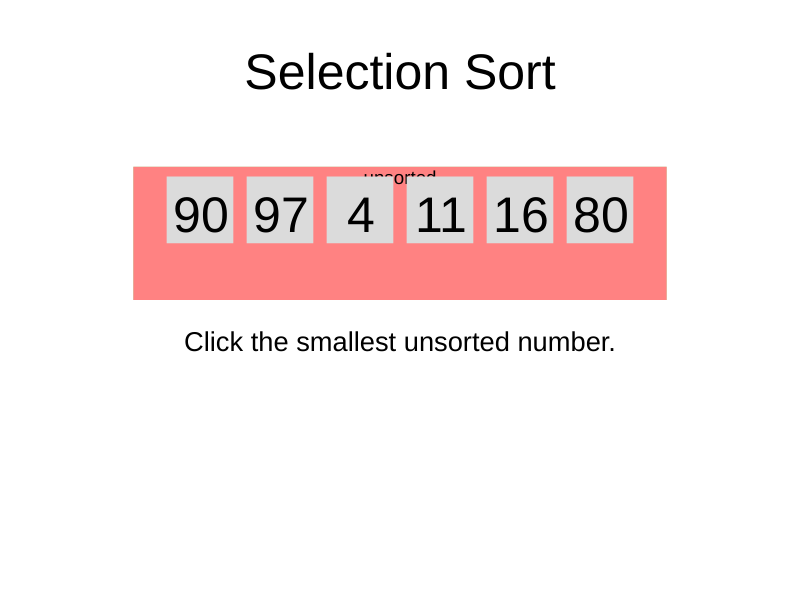
Frame 1 (no input)
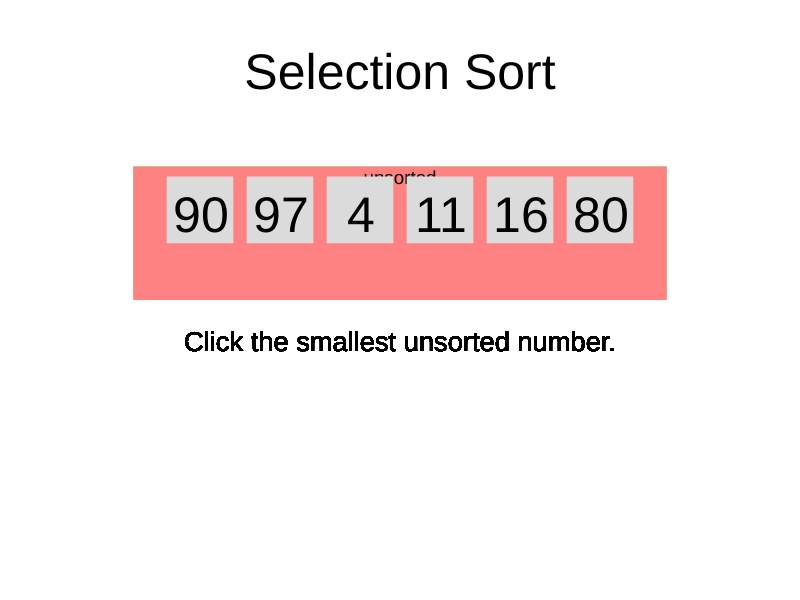
Frame 60 (no input)
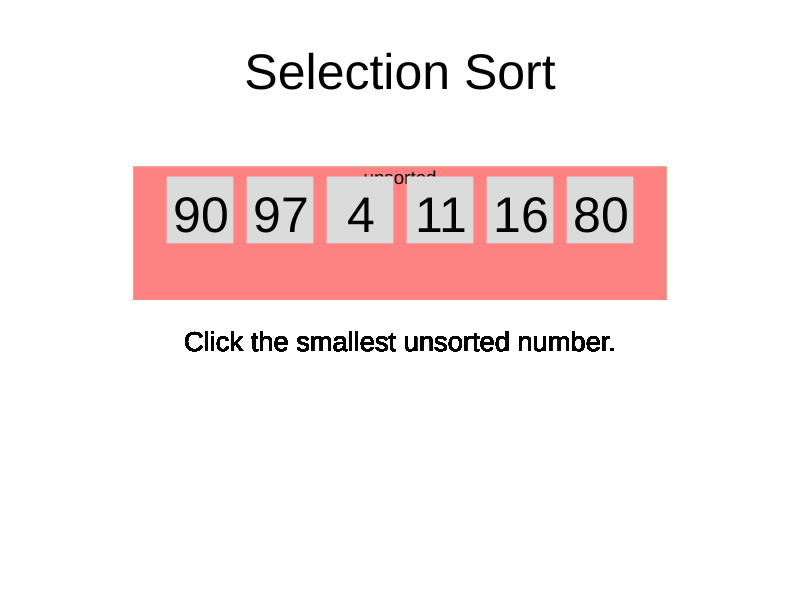
Frame 120 (the mouse pressed at the canvas centre since frame 60)

The p5.js sketch that drew these frames (run headless with seeded random() and noise() and a simulated clock; from frame 60 on, the mouse is pressed at the canvas centre):

// p5.js sketch
// ── sketch.js
function setup() {
  // put setup code here
  background(255, 255, 255);
  createCanvas(displayWidth, displayHeight);
  var i;
  for (i = 0; i < 6; i++) {
     var n = Math.floor(Math.random() * 100);
     console.log("generated number: " + n);
     while (nums.includes(n)) {
      console.log("already has " + n);
      n = Math.floor(Math.random() * 100)
      console.log("new number: " + n);
     }
     nums.push(n);
  }
  centerX = displayWidth/2;
  centerY = displayHeight/2;
  side = centerX/6;
  nextMinimum = findMinimumIndex(0); 
  console.log(nextMinimum);
  swap1 = 0;
  swap = true;
  spacingFactor = side/5;
  userSelected = -1; 
  swap = false;
  // s0 = true;
  // s1 = true;
  // s2 = true
  // s3 = true;
  // s4 = true;
  // s5 = true;
  numSorted = 0;
  sqClicked = 0;
  textFont('Helvetica');
  done = false;
  fill(0, 0, 0);
  textSize(centerY/6);
  textAlign(CENTER, BOTTOM);
  text('Selection Sort', centerX, centerY/3);
}

function preload() {
  
}

var numSorted;
var nextMinimum; 
var nums = [];
var done; 
var swap; //true if reading to swap nums
var swap1; //first number in unsorted list
var swap2; //smallest number in unsorted list
var userSelected;
var centerX;
var centerY;
var side;
var spacingFactor;
var sqClicked;
var s0;
var s1;
var s2;
var s3;
var s4;
var s5;

var r_s;
var r_g;
var r_b;

function draw() {

  //the sorted vs unsorted square shit 
  noStroke();

  //green rectangle 
  fill(160, 250, 170);
  rect(centerX-side*4, centerY - side*2, side*8, side*2);

  textAlign(CENTER, BOTTOM);
  fill(0, 0, 0);
  textSize(centerY/16);
  if (numSorted == 1) {
    text('sorted', (centerX-side*4) + ((centerX-side*2.5+spacingFactor*0.5) - (centerX-side*4))/2, centerY - side*1.68);
  }
  else if (numSorted == 2) {
    text('sorted', (centerX-side*4) + ((centerX-side*1.5+spacingFactor*1.5) - (centerX-side*4))/2, centerY - side*1.68);
  }
  else if (numSorted == 3) {
    text('sorted', (centerX-side*4) + ((centerX-side*0.5+spacingFactor*2.5) - (centerX-side*4))/2, centerY - side*1.68);
  }
  else if (numSorted == 4) {
    text('sorted', (centerX-side*4) + ((centerX+side*0.5+spacingFactor*3.5) - (centerX-side*4))/2, centerY - side*1.68);
  }
  else if (numSorted == 5) {
    text('sorted', centerX, centerY - side*1.68);
  }
  //text('sorted', centerX-side*3.6, centerY - side*1.68);

  //red rectangle
  fill(255, 130, 130);
  if (numSorted == 0) {
    rect(centerX-side*4, centerY - side*2, side*8, side*2);
  }
  else if (numSorted == 1) {
    rect(centerX-side*2.5+spacingFactor*0.5, centerY - side*2, side*6.5-spacingFactor*0.5, side*2);
  }
  else if (numSorted == 2) {
    rect(centerX-side*1.5+spacingFactor*1.5, centerY - side*2, side*5.5-spacingFactor*1.5, side*2);
  }
  else if (numSorted == 3) {
    rect(centerX-side*0.5+spacingFactor*2.5, centerY - side*2, side*4.5-spacingFactor*2.5, side*2);
  }
  else if (numSorted == 4) {
    rect(centerX+side*0.5+spacingFactor*3.5, centerY - side*2, side*3.5-spacingFactor*3.5, side*2);
  }
  // else if (numSorted == 5) {
  //   rect(centerX+side*1.5+spacingFactor*4.5, centerY - side*2, side*2.5-spacingFactor*4.5, side*2);
  // }

  fill(0, 0, 0);
  textSize(centerY/16);
  textAlign(CENTER, BOTTOM);
  if (!done) {
    if (numSorted == 0) {
      text('unsorted', centerX, centerY - side*1.68);
    }
    else if (numSorted == 1) {
      text('unsorted', (centerX-side*2.5+spacingFactor*0.5) + (side*6.5-spacingFactor*0.5)/2, centerY - side*1.68);
    }
    else if (numSorted == 2) {
      text('unsorted', (centerX-side*1.5+spacingFactor*1.5) + (side*5.5-spacingFactor*1.5)/2, centerY - side*1.68);
    }
    else if (numSorted == 3) {
      text('unsorted', (centerX-side*0.5+spacingFactor*2.5) + (side*4.5-spacingFactor*2.5)/2, centerY - side*1.68);
    }
    else if (numSorted == 4) {
      text('unsorted', (centerX+side*0.5+spacingFactor*3.5) + (side*3.5-spacingFactor*3.5)/2, centerY - side*1.68);
    }
    //text('unsorted', centerX+side*3.47, centerY - side*1.68);
  }


  //squares
  noStroke();

  //square 3
  fill(219, 219, 219);
  if (numSorted < 3 && mouseX > centerX - side - spacingFactor/2 && mouseX < centerX - spacingFactor/2 &&
      mouseY > centerY/1.7 && mouseY < centerY/1.7 + side) {
    fill(230, 230, 230);
  }
  if (userSelected == 2) {
    stroke('black')
    strokeWeight(4);
  }
  square(centerX - side - spacingFactor/2, centerY/1.7, side);
  noStroke();

  //square 2
  fill(219, 219, 219);
  if (numSorted < 2 && mouseX > centerX - side*2 - spacingFactor*1.5 && mouseX < centerX - side - spacingFactor*1.5 &&
      mouseY > centerY/1.7 && mouseY < centerY/1.7 + side) {
    fill(230, 230, 230);
  }
  if (userSelected == 1) {
    stroke('black')
    strokeWeight(4);
  }
  square(centerX - 2*side - spacingFactor*1.5, centerY/1.7, side);
  noStroke();

  //square 1
  fill(219, 219, 219);
  if (numSorted == 0 && mouseX > centerX - side*3 - spacingFactor*2.5 && mouseX < centerX - side*2 - spacingFactor*2.5 &&
      mouseY > centerY/1.7 && mouseY < centerY/1.7 + side) {
    fill(230, 230, 230);
  }
  if (userSelected == 0) {
    stroke('black')
    strokeWeight(4);
  }
  square(centerX - 3*side - spacingFactor*2.5, centerY/1.7, side);
  noStroke();

  //square 4
  fill(219, 219, 219);
  if (numSorted < 4 && mouseX > centerX + spacingFactor/2 && mouseX < centerX + side + spacingFactor/2 &&
      mouseY > centerY/1.7 && mouseY < centerY/1.7 + side) {
    fill(230, 230, 230);
  }
  if (userSelected == 3) {
    stroke('black')
    strokeWeight(4);
  }
  square(centerX + spacingFactor/2, centerY/1.7, side);
  noStroke();

  //square 5
  fill(219, 219, 219);
  if (numSorted < 5 && mouseX > centerX + side + spacingFactor * 1.5 && mouseX < centerX + side * 2 + spacingFactor * 1.5 &&
      mouseY > centerY/1.7 && mouseY < centerY/1.7 + side) {
    fill(230, 230, 230);
  }
  if (userSelected == 4) {
    stroke('black')
    strokeWeight(4);
  }
  square(centerX + side + spacingFactor*1.5, centerY/1.7, side);
  noStroke();

  //square 6
  fill(219, 219, 219);
  if (!done && numSorted < 6 && mouseX > centerX + side * 2 + spacingFactor * 2.5 && mouseX < centerX + side * 3 + spacingFactor * 2.5 &&
      mouseY > centerY/1.7 && mouseY < centerY/1.7 + side) {
    fill(230, 230, 230);
  }
  if (userSelected == 5) {
    stroke('black')
    strokeWeight(4);
  }
  square(centerX + side*2 + spacingFactor*2.5, centerY/1.7, side); 
  noStroke();

  //writing numbers in squares
  fill(0, 0, 0); 
  textAlign(CENTER, TOP);
  textSize(centerY/6);
  text(nums[0], centerX + side/1.63 - side*1.2*3, centerY/1.55); 
  text(nums[1], centerX + side/1.63 - side*1.2*2, centerY/1.55); 
  text(nums[2], centerX + side/1.63 - side*1.2, centerY/1.55); 
  text(nums[3], centerX + side/1.63, centerY/1.55); 
  text(nums[4], centerX + side/1.63 + side*1.2, centerY/1.55); 
  text(nums[5], centerX + side/1.63 + side*1.2*2, centerY/1.55); 

  //click min text 
  fill(0, 0, 0);
  textAlign(CENTER, TOP);
  textSize(centerY/11);
  //if (!done && !swap) {
  if (done) {
    fill(255, 255, 255);
  }
  text("Click the smallest unsorted number.", centerX, centerY*1.1);
  if (done) {
    fill(0, 0, 0);
    text("Congrats! Your list is sorted.", centerX, centerY*1.1);
  }
  //}


  //swap button 
  //console.log("button code");

  //swap button
  if (swap == true) {
    if (mouseX > centerX - side*2 && mouseX < centerX + side*2 && 
        mouseY > centerY*1.25 && mouseY < centerY*1.25 + side) {
      fill(200, 200, 200);
    }
    else{
    fill(234, 234, 234);
    }
  }

  if (swap == false) {
    fill(255, 255, 255);
  }
  rect(centerX-side*2, centerY*1.25, side*4, side);
  if (swap == true) {
    fill(0, 0, 0);
  }
  textAlign(CENTER);
  textSize(centerY/16);
  if (numSorted == nextMinimum) {
    text("Already in correct position!", centerX, centerY*1.26+side/3);
  }
  else {
    text("Swap with first unsorted number!", centerX, centerY*1.26 + side/3);
  }
  //text("Swap with first unsorted number!", centerX, centerY*1.41+side/3);

  if(userSelected != -1 && nextMinimum == userSelected) {
    drawPointers(swap1, userSelected);
  }
}

function swapLmao(i1, i2) {
  var temp = nums[i1];
  nums[i1] = nums[i2];
  nums[i2] = temp;
}

function drawVertLine(boxNum) {
  fill(0, 0, 0);
  rectMode(CENTER);
  rect(centerX-(2.5-boxNum)*spacingFactor-side*(2.5-boxNum), centerY - side*0.45, 3, centerY/12);
  rectMode(CORNER);
}

function drawHorizontalLine(box1, box2) {
  fill(0, 0, 0);
  rectMode(CORNER);
  //rect(centerX-(2.5-boxNum)*spacingFactor-side*(2.5-boxNum), centerY - side*0.45, (box2-box1)*side);
  //rect(centerX-2.5*spacingFactor-side*2.5, centerY - side*0.45+centerY/24-3, 2*side+2*spacingFactor, 3);
  if (box1 == box2) {
    rect(centerX-(2.5-box1)*spacingFactor-side*(2.5-box1), centerY - side*0.45+centerY/24-3, side/5, 3);
  }
  else {
    rect(centerX-(2.5-box1)*spacingFactor-side*(2.5-box1), centerY - side*0.45+centerY/24-3, (side+spacingFactor)*(box2-box1), 3);
  }
  // if (box1 == 0) {
  //   rect(centerX-(2.5-box1)*spacingFactor-side*2.5, centerY - side*0.45+centerY/24-3, (side+spacingFactor)*(box2-box1), 3);
  // }
  // else if (box1 == 1) {
  //   rect(centerX-spacingFactor*1.5-side*1.5, centerY - side*0.45+centerY/24-3, (side+spacingFactor)*(box2-box1), 3);
  // }
  // else if (box1 == 2) {
  //   rect(centerX-spacingFactor*0.5-side*0.5, centerY - side*0.45+centerY/24-3, (side+spacingFactor)*(box2-box1), 3);
  // }
  // else if (box1 == 3) {
  //   rect(centerX+spacingFactor*0.5+side*0.5, centerY - side*0.45+centerY/24-3, (side+spacingFactor)*(box2-box1), 3);
  // }
  // else if (box1 == 4) {
  //   rect(centerX+spacingFactor*1.5+side*1.5, centerY - side*0.45+centerY/24-3, (side+spacingFactor)*(box2-box1), 3);
  // }
  rectMode(CORNER);
}

function drawPointers(box1, box2) {
  if (box1 == box2) {
    rectMode(CENTER);
    fill(0, 0, 0);
    rect(centerX-(2.5-box1)*spacingFactor-side*(2.5-box1) - side/5, centerY - side*0.45, 3, centerY/12);
    rect(centerX-(2.5-box1)*spacingFactor-side*(2.5-box1) + side/5, centerY - side*0.45, 3, centerY/12);
    rectMode(CORNER)
    rect(centerX-(2.5-box1)*spacingFactor-side*(2.5-box1) - side/5, centerY - side*0.45+centerY/24-3, side*2/5, 3);
  }
  else {
    drawVertLine(box1);
    drawHorizontalLine(box1, box2);
    drawVertLine(box2);
  }
}

//centerX - side - spacingFactor/2, centerY/1.7, side
function mousePressed() {
  if (!done) {
    if (swap && userSelected != -1 && mouseX > centerX - side*2 && mouseX < centerX + side*2 && 
          mouseY > centerY*1.25 && mouseY < centerY*1.25 + side && swap) {
      console.log(userSelected, nextMinimum);
      if (userSelected == nextMinimum) {
        swapLmao(swap1, nextMinimum);
        numSorted++;
        nextMinimum = findMinimumIndex(numSorted);
        swap1++;

        //why the fuk this no work
        // while (swap1 == nextMinimum) {
        //   numSorted++;
        //   nextMinimum = findMinimumIndex(numSorted);
        //   swap1++;
        // }

        //incredibly good code writing practice 
        // if (swap1 == nextMinimum) {
        //   numSorted++;
        //   nextMinimum = findMinimumIndex(numSorted);
        //   swap1++;
        // }
        // if (swap1 == nextMinimum) {
        //   numSorted++;
        //   nextMinimum = findMinimumIndex(numSorted);
        //   swap1++;
        // }
        // if (swap1 == nextMinimum) {
        //   numSorted++;
        //   nextMinimum = findMinimumIndex(numSorted);
        //   swap1++;
        // }
        // if (swap1 == nextMinimum) {
        //   numSorted++;
        //   nextMinimum = findMinimumIndex(numSorted);
        //   swap1++;
        // }
        // if (swap1 == nextMinimum) {
        //   numSorted++;
        //   nextMinimum = findMinimumIndex(numSorted);
        //   swap1++;
        // }

        userSelected = -1; 
      }
        //swap = false; 
    } else if (numSorted == 0 && mouseX > centerX - side*3 - spacingFactor*2.5 && mouseX < centerX - side*2 - spacingFactor*2.5 &&
        mouseY > centerY/1.7 && mouseY < centerY/1.7 + side) {
      userSelected = 0;
      //s0 = false;
    } else if (numSorted < 2 && mouseX > centerX - side*2 - spacingFactor*1.5 && mouseX < centerX - side - spacingFactor*1.5 &&
        mouseY > centerY/1.7 && mouseY < centerY/1.7 + side) {
      userSelected = 1;
      //s1 = false;
    } else if (numSorted < 3 && mouseX > centerX - side - spacingFactor/2 && mouseX < centerX - spacingFactor/2 &&
        mouseY > centerY/1.7 && mouseY < centerY/1.7 + side) {
      userSelected = 2; 
      //s2 = false;
    } else if (numSorted < 4 && mouseX > centerX + spacingFactor/2 && mouseX < centerX + side + spacingFactor/2 &&
        mouseY > centerY/1.7 && mouseY < centerY/1.7 + side) {
      userSelected = 3; 
      //s3 = false; 
    } else if (numSorted < 5 && mouseX > centerX + side + spacingFactor * 1.5 && mouseX < centerX + side * 2 + spacingFactor * 1.5 &&
        mouseY > centerY/1.7 && mouseY < centerY/1.7 + side) {
      userSelected = 4; 
      //s4 = false;
    } else if (numSorted < 6 && mouseX > centerX + side * 2 + spacingFactor * 2.5 && mouseX < centerX + side * 3 + spacingFactor * 2.5 &&
        mouseY > centerY/1.7 && mouseY < centerY/1.7 + side) {
      userSelected = 5;
     //s5 = false;
    }

    // else if (mouseX > centerX - side - spacingFactor/2 && mouse X < centerX + side + spacingFactor/2 &&
    //     mouseY > centerY/1.7 + side) {
    // }

    if (userSelected != nextMinimum && userSelected != -1) {
      //alert("that aint it chief");
      alert("That's not the minimum!");
      userSelected = -1;
    }
    console.log(userSelected, nextMinimum);
    if (userSelected == nextMinimum) {
      swap = true;
    }
    else {
      swap = false;
    }

    if (numSorted == 5) {
      done = true;
    }
  }
}

function findMinimumIndex(minIndex) {
  var i;
  var index = minIndex; 
  console.log("minIndex: " + minIndex);
  for (i = minIndex; i < 6; i++) {
    console.log(i, index);
    if (nums[i] < nums[index]) {
      index = i;
    }
  }
  return index;
}
// function alreadyFukinExistsInTheFukinArray(num) {
//   var k;
//   for (k = 0; k < 6; k++) {
//     if (num == nums[k]) {
//       return true;
//     }
//   }
//   return false;
// }
// function findMinIndex(startIndex){
//   var min = 101;
//   var i;
//   for (i = startIndex; i < 6; i++) {
//     if (nums[i] < min) {
      
//     }
//   }
// }
//
//}







//ignore this lmao
// function setup() {
//   // put setup code here
//   background(255, 255, 255);
//   createCanvas(windowWidth, windowHeight);
//   var nums = [];
//   var i;
//   for (i = 0; i < 6; i++) {
//      nums.push(Math.floor(Math.random() * 101));
//   }
// }


// function draw() {
//   //put drawing code here

//   var centerX = windowWidth;
//   var centerY = windowHeight;

//   //title
//   //stroke();
//   fill(0, 0, 0);
//   textSize(centerY/12);
//   textAlign(CENTER, BOTTOM);
//   text('INSERTION SORT', centerX/2, centerY/6);

//   //squares
//   noStroke();
//   var side = centerX/10;
//   var spacingFactor = side*1.3;
//   fill(219, 219, 219);
//   square(centerX/2 - side/2 - spacingFactor/2, centerY/3, side);
//   square(centerX/2 - side/2 + spacingFactor/2, centerY/3, side);
//   square(centerX/2 - side - spacingFactor, centerY/3, side);
//   //square(centerX/2 + side + spacingFactor, centerY/3, side);


//   // square(centerX/2 - side/2, centerY/3, side);
//   // square(centerX/2 - side/2 - spacingFactor, centerY/3, side);
//   // square(centerX/2 - side/2 + spacingFactor, centerY/3, side);
//   // square(centerX/2 - side/2 + 2 * spacingFactor, centerY/3, side);
//   // square(centerY/2 - side/2 - 2 * spacingFactor, centerY/3, side);
//   // square()
// }

// function windowResized() {
//   resizeCanvas(windowWidth, windowHeight);
// }
